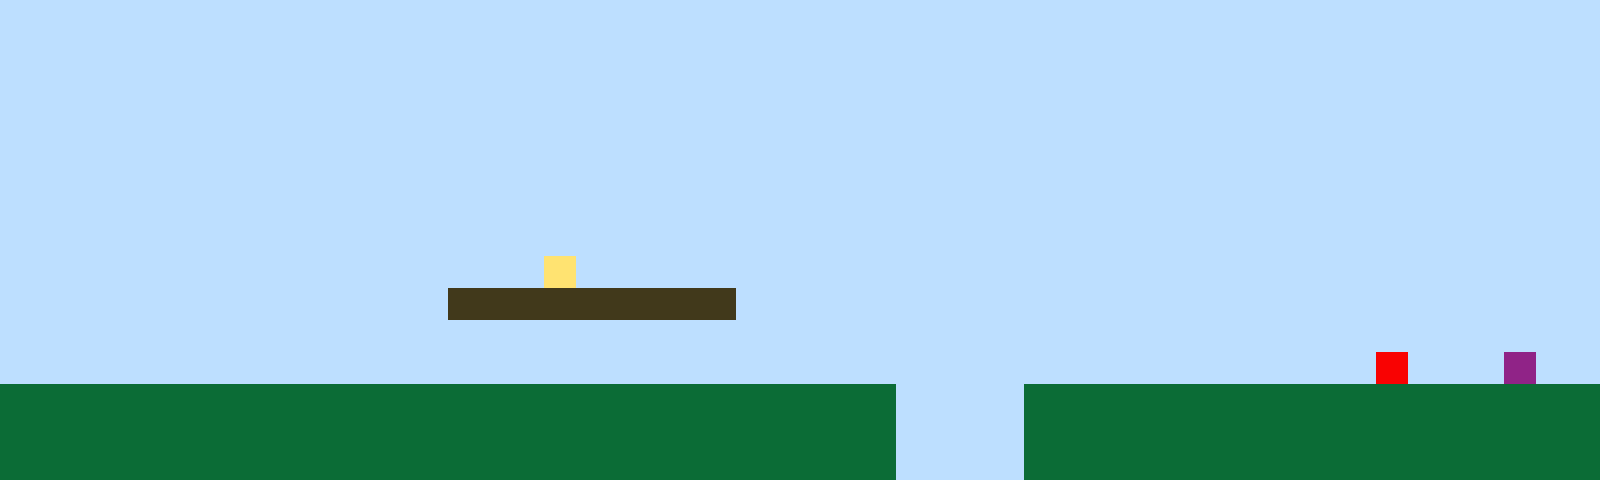

Rendered tile map (Tiled .tmx) drawn with the repository's tilesets; below, a short description and the full map source, tile grids included:
An orthogonal 50x15 tile map with 32x32 px tiles, 1 tile layer (Tile Layer 1).

<map version="1.10" tiledversion="1.11.2" orientation="orthogonal" renderorder="right-up" width="50" height="15" tilewidth="32" tileheight="32" infinite="0" nextlayerid="2" nextobjectid="1"><editorsettings><export target="map1.csv" format="csv" /></editorsettings><tileset firstgid="1" name="sprites" tilewidth="32" tileheight="32" tilecount="6" columns="3"><image source="sprites.png" width="96" height="64" /></tileset><layer id="1" name="Tile Layer 1" width="50" height="15"><data encoding="csv">1,1,1,1,1,1,1,1,1,1,1,1,1,1,1,1,1,1,1,1,1,1,1,1,1,1,1,1,1,1,1,1,1,1,1,1,1,1,1,1,1,1,1,1,1,1,1,1,1,1,1,1,1,1,1,1,1,1,1,1,1,1,1,1,1,1,1,1,1,1,1,1,1,1,1,1,1,1,1,1,1,1,1,1,1,1,1,1,1,1,1,1,1,1,1,1,1,1,1,1,1,1,1,1,1,1,1,1,1,1,1,1,1,1,1,1,1,1,1,1,1,1,1,1,1,1,1,1,1,1,1,1,1,1,1,1,1,1,1,1,1,1,1,1,1,1,1,1,1,1,1,1,1,1,1,1,1,1,1,1,1,1,1,1,1,1,1,1,1,1,1,1,1,1,1,1,1,1,1,1,1,1,1,1,1,1,1,1,1,1,1,1,1,1,1,1,1,1,1,1,1,1,1,1,1,1,1,1,1,1,1,1,1,1,1,1,1,1,1,1,1,1,1,1,1,1,1,1,1,1,1,1,1,1,1,1,1,1,1,1,1,1,1,1,1,1,1,1,1,1,1,1,1,1,1,1,1,1,1,1,1,1,1,1,1,1,1,1,1,1,1,1,1,1,1,1,1,1,1,1,1,1,1,1,1,1,1,1,1,1,1,1,1,1,1,1,1,1,1,1,1,1,1,1,1,1,1,1,1,1,1,1,1,1,1,1,1,1,1,1,1,1,1,1,1,1,1,1,1,1,1,1,1,1,1,1,1,1,1,1,1,1,1,1,1,1,1,1,1,1,1,1,1,1,1,1,1,1,1,1,1,1,1,1,1,1,1,1,1,1,1,1,1,1,1,1,1,1,1,1,1,1,1,1,1,1,1,1,1,1,1,1,1,1,1,1,1,1,1,1,1,1,1,1,1,1,1,1,1,1,1,1,1,1,1,1,1,4,1,1,1,1,1,1,1,1,1,1,1,1,1,1,1,1,1,1,1,1,1,1,1,1,1,1,1,1,1,1,1,1,1,1,1,1,1,1,1,1,1,1,1,1,1,1,3,3,3,3,3,3,3,3,3,1,1,1,1,1,1,1,1,1,1,1,1,1,1,1,1,1,1,1,1,1,1,1,1,1,1,1,1,1,1,1,1,1,1,1,1,1,1,1,1,1,1,1,1,1,1,1,1,1,1,1,1,1,1,1,1,1,1,1,1,1,1,1,1,1,1,1,1,1,1,1,1,1,1,1,1,1,1,1,1,1,1,1,1,1,1,1,1,1,1,1,1,1,1,1,1,1,1,1,1,1,1,1,1,1,1,1,1,1,1,1,1,1,1,1,1,1,1,1,1,5,1,1,1,6,1,1,2,2,2,2,2,2,2,2,2,2,2,2,2,2,2,2,2,2,2,2,2,2,2,2,2,2,2,2,1,1,1,1,2,2,2,2,2,2,2,2,2,2,2,2,2,2,2,2,2,2,2,2,2,2,2,2,2,2,2,2,2,2,2,2,2,2,2,2,2,2,2,2,2,2,2,2,2,2,1,1,1,1,2,2,2,2,2,2,2,2,2,2,2,2,2,2,2,2,2,2,2,2,2,2,2,2,2,2,2,2,2,2,2,2,2,2,2,2,2,2,2,2,2,2,2,2,2,2,1,1,1,1,2,2,2,2,2,2,2,2,2,2,2,2,2,2,2,2,2,2</data></layer></map>
